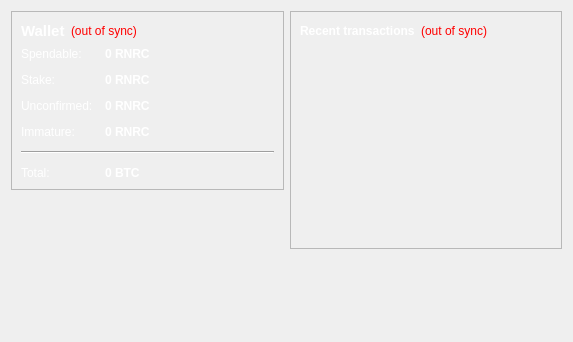
<?xml version="1.0" encoding="UTF-8"?>
<ui version="4.0">
 <class>OverviewPage</class>
 <widget class="QWidget" name="OverviewPage">
  <property name="geometry">
   <rect>
    <x>0</x>
    <y>0</y>
    <width>573</width>
    <height>342</height>
   </rect>
  </property>
  <property name="windowTitle">
   <string>Form</string>
  </property>
  <layout class="QHBoxLayout" name="horizontalLayout" stretch="1,1">
   <item>
    <layout class="QVBoxLayout" name="verticalLayout_2">
     <item>
      <widget class="QFrame" name="frame">
       <property name="frameShape">
        <enum>QFrame::StyledPanel</enum>
       </property>
       <property name="frameShadow">
        <enum>QFrame::Raised</enum>
       </property>
       <layout class="QVBoxLayout" name="verticalLayout_4">
        <item>
         <layout class="QHBoxLayout" name="horizontalLayout_4">
          <item>
           <widget class="QLabel" name="label_5">
            <property name="font">
             <font>
              <pointsize>11</pointsize>
              <weight>75</weight>
              <bold>true</bold>
             </font>
            </property>
            <property name="text">
             <string>Wallet</string>
            </property>
            <property name="styleSheet">
             <string notr="true">QLabel { color: white; }</string>
            </property>
           </widget>
          </item>
          <item>
           <widget class="QLabel" name="labelWalletStatus">
            <property name="toolTip">
             <string>The displayed information may be out of date. Your wallet automatically synchronizes with the RNRC network after a connection is established, but this process has not completed yet.</string>
            </property>
            <property name="styleSheet">
             <string notr="true">QLabel { color: red; }</string>
            </property>
            <property name="text">
             <string notr="true">(out of sync)</string>
            </property>
            <property name="alignment">
             <set>Qt::AlignLeading|Qt::AlignLeft|Qt::AlignVCenter</set>
            </property>
           </widget>
          </item>
          <item>
           <spacer name="horizontalSpacer_2">
            <property name="orientation">
             <enum>Qt::Horizontal</enum>
            </property>
            <property name="sizeHint" stdset="0">
             <size>
              <width>40</width>
              <height>20</height>
             </size>
            </property>
           </spacer>
          </item>
         </layout>
        </item>
        <item>
         <layout class="QFormLayout" name="formLayout_2">
          <property name="fieldGrowthPolicy">
           <enum>QFormLayout::AllNonFixedFieldsGrow</enum>
          </property>
          <property name="horizontalSpacing">
           <number>12</number>
          </property>
          <property name="verticalSpacing">
           <number>12</number>
          </property>
          <item row="0" column="0">
           <widget class="QLabel" name="label">
            <property name="text">
             <string>Spendable:</string>
            </property>
            <property name="styleSheet">
             <string notr="true">QLabel { color: white; }</string>
            </property>
           </widget>
          </item>
          <item row="0" column="1">
           <widget class="QLabel" name="labelBalance">
            <property name="font">
             <font>
              <weight>75</weight>
              <bold>true</bold>
             </font>
            </property>
            <property name="styleSheet">
             <string notr="true">QLabel { color: white; }</string>
            </property>
            <property name="cursor">
             <cursorShape>IBeamCursor</cursorShape>
            </property>
            <property name="toolTip">
             <string>Your current spendable balance</string>
            </property>
            <property name="text">
             <string notr="true">0 RNRC</string>
            </property>
            <property name="textInteractionFlags">
             <set>Qt::LinksAccessibleByMouse|Qt::TextSelectableByKeyboard|Qt::TextSelectableByMouse</set>
            </property>
           </widget>
          </item>
          <item row="1" column="0">
           <widget class="QLabel" name="label_6">
            <property name="text">
             <string>Stake:</string>
            </property>
            <property name="styleSheet">
             <string notr="true">QLabel { color: white; }</string>
            </property>
           </widget>
          </item>
          <item row="1" column="1">
           <widget class="QLabel" name="labelStake">
            <property name="font">
             <font>
              <weight>75</weight>
              <bold>true</bold>
             </font>
            </property>
            <property name="styleSheet">
             <string notr="true">QLabel { color: white; }</string>
            </property>
            <property name="cursor">
             <cursorShape>IBeamCursor</cursorShape>
            </property>
            <property name="toolTip">
             <string>Total of coins that was staked, and do not yet count toward the current balance</string>
            </property>
            <property name="text">
             <string notr="true">0 RNRC</string>
            </property>
            <property name="textInteractionFlags">
             <set>Qt::LinksAccessibleByMouse|Qt::TextSelectableByKeyboard|Qt::TextSelectableByMouse</set>
            </property>
           </widget>
          </item>
          <item row="2" column="0">
           <widget class="QLabel" name="label_3">
            <property name="text">
             <string>Unconfirmed:</string>
            </property>
            <property name="styleSheet">
             <string notr="true">QLabel { color: white; }</string>
            </property>
           </widget>
          </item>
          <item row="2" column="1">
           <widget class="QLabel" name="labelUnconfirmed">
            <property name="font">
             <font>
              <weight>75</weight>
              <bold>true</bold>
             </font>
            </property>
            <property name="styleSheet">
             <string notr="true">QLabel { color: white; }</string>
            </property>
            <property name="cursor">
             <cursorShape>IBeamCursor</cursorShape>
            </property>
            <property name="toolTip">
             <string>Total of transactions that have yet to be confirmed, and do not yet count toward the current balance</string>
            </property>
            <property name="text">
             <string notr="true">0 RNRC</string>
            </property>
            <property name="textInteractionFlags">
             <set>Qt::LinksAccessibleByMouse|Qt::TextSelectableByKeyboard|Qt::TextSelectableByMouse</set>
            </property>
           </widget>
          </item>
          <item row="3" column="0">
           <widget class="QLabel" name="labelImmatureText">
            <property name="text">
             <string>Immature:</string>
            </property>
            <property name="styleSheet">
             <string notr="true">QLabel { color: white; }</string>
            </property>
           </widget>
          </item>
          <item row="3" column="1">
           <widget class="QLabel" name="labelImmature">
            <property name="font">
             <font>
              <weight>75</weight>
              <bold>true</bold>
             </font>
            </property>
            <property name="styleSheet">
             <string notr="true">QLabel { color: white; }</string>
            </property>
            <property name="toolTip">
             <string>Mined balance that has not yet matured</string>
            </property>
            <property name="text">
             <string notr="true">0 RNRC</string>
            </property>
            <property name="textInteractionFlags">
             <set>Qt::LinksAccessibleByMouse|Qt::TextSelectableByKeyboard|Qt::TextSelectableByMouse</set>
            </property>
           </widget>
          </item>
          <item row="4" column="0" colspan="2">
           <widget class="Line" name="line">
            <property name="orientation">
             <enum>Qt::Horizontal</enum>
            </property>
           </widget>
          </item>
          <item row="5" column="0">
           <widget class="QLabel" name="labelTotalText">
            <property name="text">
             <string>Total:</string>
            </property>
            <property name="styleSheet">
             <string notr="true">QLabel { color: white; }</string>
            </property>
           </widget>
          </item>
          <item row="5" column="1">
           <widget class="QLabel" name="labelTotal">
            <property name="font">
             <font>
              <weight>75</weight>
              <bold>true</bold>
             </font>
            </property>
            <property name="styleSheet">
             <string notr="true">QLabel { color: white; }</string>
            </property>
            <property name="cursor">
             <cursorShape>IBeamCursor</cursorShape>
            </property>
            <property name="toolTip">
             <string>Your current total balance</string>
            </property>
            <property name="text">
             <string notr="true">0 BTC</string>
            </property>
            <property name="textInteractionFlags">
             <set>Qt::LinksAccessibleByMouse|Qt::TextSelectableByKeyboard|Qt::TextSelectableByMouse</set>
            </property>
           </widget>
          </item>
         </layout>
        </item>
       </layout>
      </widget>
     </item>
     <item>
      <spacer name="verticalSpacer">
       <property name="orientation">
        <enum>Qt::Vertical</enum>
       </property>
       <property name="sizeHint" stdset="0">
        <size>
         <width>20</width>
         <height>40</height>
        </size>
       </property>
      </spacer>
     </item>
    </layout>
   </item>
   <item>
    <layout class="QVBoxLayout" name="verticalLayout_3">
     <item>
      <widget class="QFrame" name="frame_2">
       <property name="frameShape">
        <enum>QFrame::StyledPanel</enum>
       </property>
       <property name="frameShadow">
        <enum>QFrame::Raised</enum>
       </property>
       <layout class="QVBoxLayout" name="verticalLayout">
        <item>
         <layout class="QHBoxLayout" name="horizontalLayout_2">
          <item>
           <widget class="QLabel" name="label_4">
            <property name="text">
             <string>&lt;b&gt;Recent transactions&lt;/b&gt;</string>
            </property>
            <property name="styleSheet">
             <string notr="true">QLabel { color: white; }</string>
            </property>
           </widget>
          </item>
          <item>
           <widget class="QLabel" name="labelTransactionsStatus">
            <property name="toolTip">
             <string>The displayed information may be out of date. Your wallet automatically synchronizes with the RNRC network after a connection is established, but this process has not completed yet.</string>
            </property>
            <property name="styleSheet">
             <string notr="true">QLabel { color: red; }</string>
            </property>
            <property name="text">
             <string notr="true">(out of sync)</string>
            </property>
            <property name="alignment">
             <set>Qt::AlignRight|Qt::AlignTrailing|Qt::AlignVCenter</set>
            </property>
           </widget>
          </item>
          <item>
           <spacer name="horizontalSpacer">
            <property name="orientation">
             <enum>Qt::Horizontal</enum>
            </property>
            <property name="sizeHint" stdset="0">
             <size>
              <width>40</width>
              <height>20</height>
             </size>
            </property>
           </spacer>
          </item>
         </layout>
        </item>
        <item>
         <widget class="QListView" name="listTransactions">
          <property name="styleSheet">
           <string notr="true">QListView { background: transparent; }</string>
          </property>
          <property name="frameShape">
           <enum>QFrame::NoFrame</enum>
          </property>
          <property name="verticalScrollBarPolicy">
           <enum>Qt::ScrollBarAlwaysOff</enum>
          </property>
          <property name="horizontalScrollBarPolicy">
           <enum>Qt::ScrollBarAlwaysOff</enum>
          </property>
          <property name="selectionMode">
           <enum>QAbstractItemView::NoSelection</enum>
          </property>
         </widget>
        </item>
       </layout>
      </widget>
     </item>
     <item>
      <spacer name="verticalSpacer_2">
       <property name="orientation">
        <enum>Qt::Vertical</enum>
       </property>
       <property name="sizeHint" stdset="0">
        <size>
         <width>20</width>
         <height>40</height>
        </size>
       </property>
      </spacer>
     </item>
    </layout>
   </item>
  </layout>
 </widget>
 <resources/>
 <connections/>
</ui>
